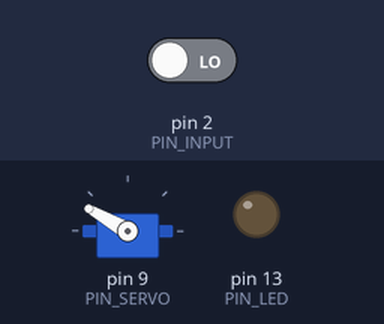
This sketch was run on a simulated Arduino Uno, built with avr-gcc and run on an emulated ATmega328P. On the bench: servo, output pins drawn as LEDs (lit = HIGH). Inputs (shaded band) come from the test bench; at power-on: pin 2 (PIN_INPUT) LOW.

Above: at 1.2 s.
1.3 s: pin 2 (PIN_INPUT) driven HIGH
At 1.45 s:
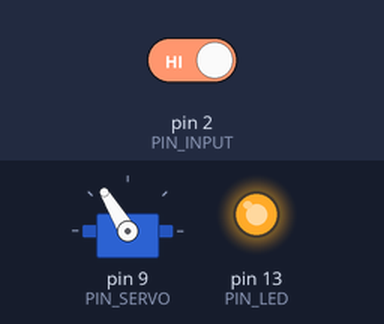
At 2.8 s:
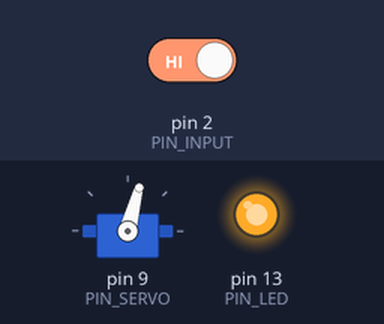
3.1 s: pin 2 (PIN_INPUT) driven LOW
At 3.25 s:
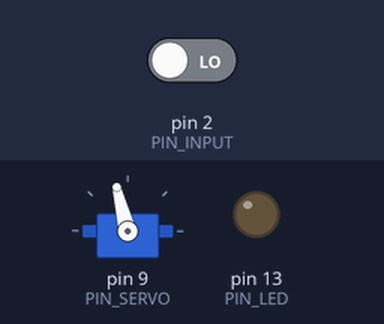
Timing chart, 0 to 6.1 s (numbered marks = the images above; inputs shaded):
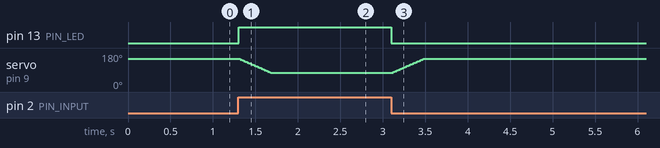

Measured:
- after the input at 1.3 s, pin 13 (PIN_LED): LOW → HIGH at once; servo on pin 9 (PIN_SERVO): moves from 150° to 75° over 0.38 s, starting at once
- after the input at 3.1 s, pin 13 (PIN_LED): HIGH → LOW at once; servo on pin 9 (PIN_SERVO): moves from 75° to 150° over 0.38 s, starting at once

The sketch:

auxiliary_axis.ino
```cpp
#include <Servo.h>

#define POSITION_UP 150
#define POSITION_DOWN 75
#define DELAY 5

#define PIN_SERVO 9
#define PIN_INPUT 2
#define PIN_LED 13

Servo axis_driver;
int current = POSITION_UP;
int target = POSITION_UP;

void setup()
{
  axis_driver.attach(PIN_SERVO);
  axis_driver.write(POSITION_UP);
  pinMode(PIN_INPUT, INPUT);
  pinMode(PIN_LED, OUTPUT);
  digitalWrite(PIN_LED, LOW);
}

void loop()
{
  if (digitalRead(PIN_INPUT) == HIGH)
  {
    target = POSITION_DOWN;
    digitalWrite(PIN_LED, HIGH);
  }
  else
  {
    target = POSITION_UP;
    digitalWrite(PIN_LED, LOW);
  }
  if (target > current)
  {
    current++;
  }
  else if (current > target)
  {
    current--;
  }
  axis_driver.write(current);
  delay(DELAY);
}
```
